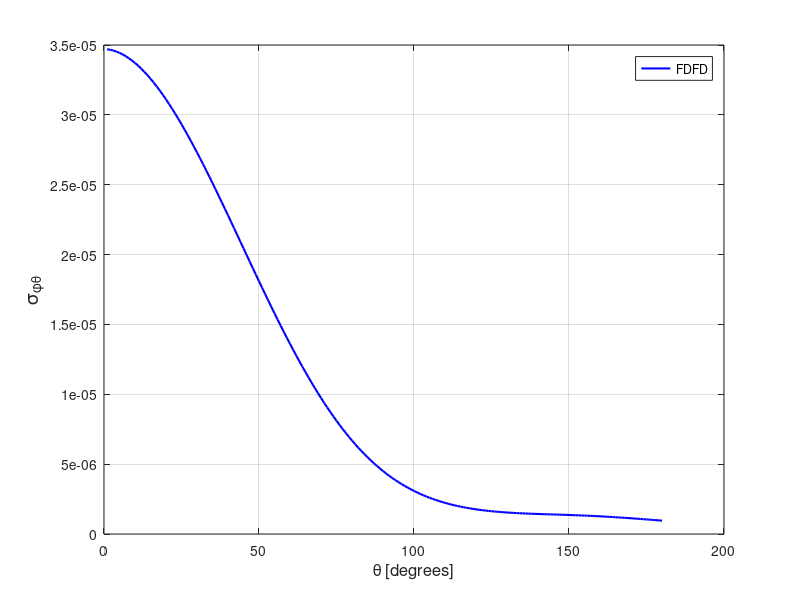

MATLAB code for this plot:
spt = [ 
    1  0.34696644E-04
    2  0.34659006E-04
    3  0.34603050E-04
    4  0.34528573E-04
    5  0.34436445E-04
    6  0.34325985E-04
    7  0.34198474E-04
    8  0.34053388E-04
    9  0.33891782E-04
   10  0.33713604E-04
   11  0.33519198E-04
   12  0.33308963E-04
   13  0.33082910E-04
   14  0.32842920E-04
   15  0.32587406E-04
   16  0.32317956E-04
   17  0.32034783E-04
   18  0.31737731E-04
   19  0.31428553E-04
   20  0.31106967E-04
   21  0.30773099E-04
   22  0.30427507E-04
   23  0.30071304E-04
   24  0.29705034E-04
   25  0.29327975E-04
   26  0.28941415E-04
   27  0.28545895E-04
   28  0.28142123E-04
   29  0.27730250E-04
   30  0.27310256E-04
   31  0.26884010E-04
   32  0.26450178E-04
   33  0.26011190E-04
   34  0.25566373E-04
   35  0.25116651E-04
   36  0.24661607E-04
   37  0.24202836E-04
   38  0.23740826E-04
   39  0.23275847E-04
   40  0.22807464E-04
   41  0.22337519E-04
   42  0.21865708E-04
   43  0.21393051E-04
   44  0.20919624E-04
   45  0.20445692E-04
   46  0.19972418E-04
   47  0.19499626E-04
   48  0.19027178E-04
   49  0.18558012E-04
   50  0.18090044E-04
   51  0.17624625E-04
   52  0.17162032E-04
   53  0.16703274E-04
   54  0.16247013E-04
   55  0.15795744E-04
   56  0.15348403E-04
   57  0.14906180E-04
   58  0.14469241E-04
   59  0.14037984E-04
   60  0.13611664E-04
   61  0.13192592E-04
   62  0.12779483E-04
   63  0.12373536E-04
   64  0.11973812E-04
   65  0.11582219E-04
   66  0.11197586E-04
   67  0.10821052E-04
   68  0.10451881E-04
   69  0.10091102E-04
   70  0.97387747E-05
   71  0.93949648E-05
   72  0.90592766E-05
   73  0.87320286E-05
   74  0.84139383E-05
   75  0.81042845E-05
   76  0.78036201E-05
   77  0.75122730E-05
   78  0.72292150E-05
   79  0.69551634E-05
   80  0.66895877E-05
   81  0.64332121E-05
   82  0.61855426E-05
   83  0.59467643E-05
   84  0.57165307E-05
   85  0.54941752E-05
   86  0.52805512E-05
   87  0.50754311E-05
   88  0.48782472E-05
   89  0.46888722E-05
   90  0.45071097E-05
   91  0.43334098E-05
   92  0.41670614E-05
   93  0.40076679E-05
   94  0.38561384E-05
   95  0.37107375E-05
   96  0.35721080E-05
   97  0.34403643E-05
   98  0.33151064E-05
   99  0.31956290E-05
  100  0.30820331E-05
  101  0.29743098E-05
  102  0.28719103E-05
  103  0.27751219E-05
  104  0.26831806E-05
  105  0.25961986E-05
  106  0.25141371E-05
  107  0.24365047E-05
  108  0.23634527E-05
  109  0.22944828E-05
  110  0.22295051E-05
  111  0.21684234E-05
  112  0.21109295E-05
  113  0.20567827E-05
  114  0.20064920E-05
  115  0.19591487E-05
  116  0.19147826E-05
  117  0.18733547E-05
  118  0.18348998E-05
  119  0.17986325E-05
  120  0.17652297E-05
  121  0.17341572E-05
  122  0.17050463E-05
  123  0.16782171E-05
  124  0.16532081E-05
  125  0.16302369E-05
  126  0.16088946E-05
  127  0.15892031E-05
  128  0.15709186E-05
  129  0.15541466E-05
  130  0.15387481E-05
  131  0.15244066E-05
  132  0.15109995E-05
  133  0.14989100E-05
  134  0.14875698E-05
  135  0.14771171E-05
  136  0.14673220E-05
  137  0.14582226E-05
  138  0.14494898E-05
  139  0.14413724E-05
  140  0.14335689E-05
  141  0.14259502E-05
  142  0.14188126E-05
  143  0.14117294E-05
  144  0.14046964E-05
  145  0.13977102E-05
  146  0.13907289E-05
  147  0.13835527E-05
  148  0.13763591E-05
  149  0.13689116E-05
  150  0.13612495E-05
  151  0.13532808E-05
  152  0.13450967E-05
  153  0.13366015E-05
  154  0.13276715E-05
  155  0.13182982E-05
  156  0.13086470E-05
  157  0.12984316E-05
  158  0.12878807E-05
  159  0.12768556E-05
  160  0.12653244E-05
  161  0.12533400E-05
  162  0.12409665E-05
  163  0.12280871E-05
  164  0.12147950E-05
  165  0.12010007E-05
  166  0.11868500E-05
  167  0.11722875E-05
  168  0.11572910E-05
  169  0.11419695E-05
  170  0.11263049E-05
  171  0.11103342E-05
  172  0.10939805E-05
  173  0.10773759E-05
  174  0.10605737E-05
  175  0.10434948E-05
  176  0.10262581E-05
  177  0.10087937E-05
  178  0.99126748E-06
  179  0.97363704E-06
  180  0.95584062E-06
  181  0.93808308E-06
  182  0.92027460E-06
  183  0.90246181E-06
  184  0.88470415E-06
  185  0.86702272E-06
  186  0.84942508E-06
  187  0.83191117E-06
  188  0.81461286E-06
  189  0.79740363E-06
  190  0.78046685E-06
  191  0.76365211E-06
  192  0.74713563E-06
  193  0.73087136E-06
  194  0.71487273E-06
  195  0.69918553E-06
  196  0.68378330E-06
  197  0.66872155E-06
  198  0.65399627E-06
  199  0.63959726E-06
  200  0.62563311E-06
  201  0.61205657E-06
  202  0.59884707E-06
  203  0.58603632E-06
  204  0.57363468E-06
  205  0.56174429E-06
  206  0.55022008E-06
  207  0.53917955E-06
  208  0.52855648E-06
  209  0.51846030E-06
  210  0.50880612E-06
  211  0.49960312E-06
  212  0.49089971E-06
  213  0.48271102E-06
  214  0.47501572E-06
  215  0.46783862E-06
  216  0.46110335E-06
  217  0.45499783E-06
  218  0.44934234E-06
  219  0.44424820E-06
  220  0.43978037E-06
  221  0.43573363E-06
  222  0.43225086E-06
  223  0.42943535E-06
  224  0.42719600E-06
  225  0.42555968E-06
  226  0.42447795E-06
  227  0.42402607E-06
  228  0.42427089E-06
  229  0.42515131E-06
  230  0.42670541E-06
  231  0.42900720E-06
  232  0.43203724E-06
  233  0.43587062E-06
  234  0.44047417E-06
  235  0.44585323E-06
  236  0.45221213E-06
  237  0.45946143E-06
  238  0.46765246E-06
  239  0.47698353E-06
  240  0.48731715E-06
  241  0.49888718E-06
  242  0.51167120E-06
  243  0.52571522E-06
  244  0.54114685E-06
  245  0.55818265E-06
  246  0.57672474E-06
  247  0.59691155E-06
  248  0.61921440E-06
  249  0.64313684E-06
  250  0.66937503E-06
  251  0.69788467E-06
  252  0.72875991E-06
  253  0.76231845E-06
  254  0.79872626E-06
  255  0.83795089E-06
  256  0.88055299E-06
  257  0.92659161E-06
  258  0.97613849E-06
  259  0.10297632E-05
  260  0.10875341E-05
  261  0.11496892E-05
  262  0.12166250E-05
  263  0.12884044E-05
  264  0.13657334E-05
  265  0.14487034E-05
  266  0.15376986E-05
  267  0.16330337E-05
  268  0.17347842E-05
  269  0.18438955E-05
  270  0.19599629E-05
  271  0.20842033E-05
  272  0.22161798E-05
  273  0.23567588E-05
  274  0.25062122E-05
  275  0.26651228E-05
  276  0.28330626E-05
  277  0.30108476E-05
  278  0.31993750E-05
  279  0.33977344E-05
  280  0.36074357E-05
  281  0.38282533E-05
  282  0.40603231E-05
  283  0.43044897E-05
  284  0.45606348E-05
  285  0.48286465E-05
  286  0.51091770E-05
  287  0.54023503E-05
  288  0.57083626E-05
  289  0.60270499E-05
  290  0.63588782E-05
  291  0.67035389E-05
  292  0.70613496E-05
  293  0.74317754E-05
  294  0.78154135E-05
  295  0.82120296E-05
  296  0.86210011E-05
  297  0.90427275E-05
  298  0.94767938E-05
  299  0.99227700E-05
  300  0.10380187E-04
  301  0.10848684E-04
  302  0.11328816E-04
  303  0.11820037E-04
  304  0.12320419E-04
  305  0.12830360E-04
  306  0.13349569E-04
  307  0.13877503E-04
  308  0.14412604E-04
  309  0.14955988E-04
  310  0.15504633E-04
  311  0.16060236E-04
  312  0.16620410E-04
  313  0.17185052E-04
  314  0.17752400E-04
  315  0.18323661E-04
  316  0.18896833E-04
  317  0.19470808E-04
  318  0.20044612E-04
  319  0.20617979E-04
  320  0.21189386E-04
  321  0.21759468E-04
  322  0.22326152E-04
  323  0.22888704E-04
  324  0.23446582E-04
  325  0.23998495E-04
  326  0.24543493E-04
  327  0.25080923E-04
  328  0.25610550E-04
  329  0.26131149E-04
  330  0.26641923E-04
  331  0.27142214E-04
  332  0.27631102E-04
  333  0.28108521E-04
  334  0.28572786E-04
  335  0.29023711E-04
  336  0.29460645E-04
  337  0.29883207E-04
  338  0.30290346E-04
  339  0.30682571E-04
  340  0.31057647E-04
  341  0.31416846E-04
  342  0.31758864E-04
  343  0.32083364E-04
  344  0.32390184E-04
  345  0.32678861E-04
  346  0.32949400E-04
  347  0.33200504E-04
  348  0.33433360E-04
  349  0.33647113E-04
  350  0.33841519E-04
  351  0.34016437E-04
  352  0.34171804E-04
  353  0.34307930E-04
  354  0.34424338E-04
  355  0.34521701E-04
  356  0.34599045E-04
  357  0.34656958E-04
  358  0.34695480E-04
  359  0.34714831E-04
  360  0.34715049E-04
 ]; 
plot(spt(1:180,1),spt(1:180,2),'b-','linewidth',1.5 ); 
grid on 
legend('FDFD');
xlabel('\theta [degrees]','FontSize',12);
ylabel('\sigma_{\phi\theta}','FontSize',14);
